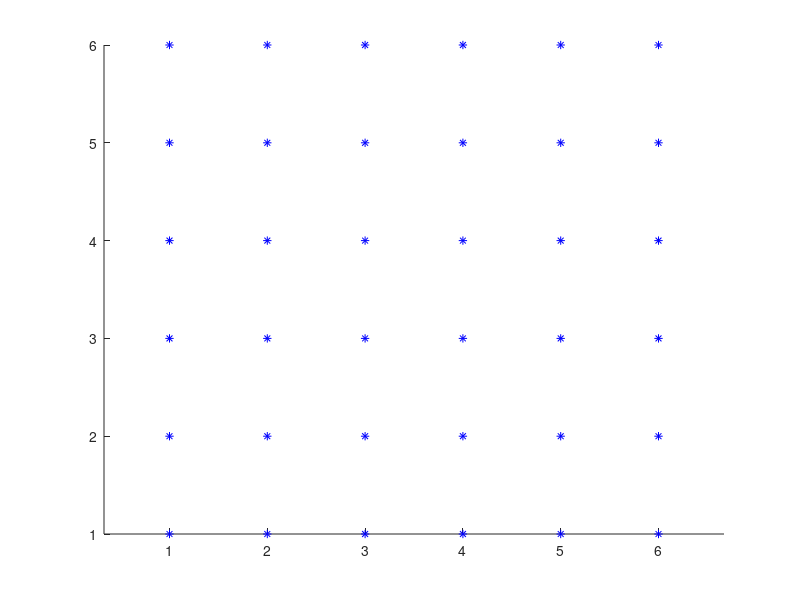

This chart was generated by the following MATLAB code: (Note: this script raises an error after producing the figure.)
clc; clear; close all;
tic;
%% train

EdgeNum = 60;
alpha = 0.2;
gamma = 0.8;
m = 6;
n = 6;

%% parameters

I =0;
z = 1;
l = 1;



%% interface

hold on
for i=1:6
    for j = 1:6
       plot(i,j,'b*'); 
    end
end
hold off
axis equal;

%% iteration
state = zeros(1,EdgeNum);

k = 1;
while k ~= 31


if exist('Q.mat')
    load('Q.mat','Q')
else
    Q = zeros(1,EdgeNum);    
end
idx = choose_rnd(state);
    
q = Q(idx);
index = state == 1;
QQ = Q;
QQ(index) = [];
M = max(QQ);
ind = find(Q == M);
I = ind(1,1);

R = reward(I,state);
AIchoice(1,k) = I;
draw(I);
state(1,I)=1;
q = (1-alpha)*q + alpha*(R + gamma*M);
Q(I) = q;
disp(I);
trainer = input('your move! \n');
while state(trainer)==1
    trainer = input('choose another move! \n');
end
draw(trainer);
trainer_choice(1,k) = trainer;
state(trainer)=1;
save('Q.mat','Q')
k=k+1;
end
toc;